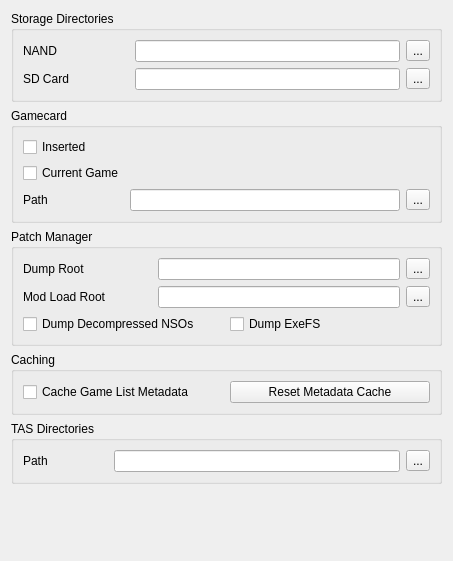
<?xml version="1.0" encoding="UTF-8"?>
<ui version="4.0">
 <class>ConfigureFilesystem</class>
 <widget class="QWidget" name="ConfigureFilesystem">
  <property name="geometry">
   <rect>
    <x>0</x>
    <y>0</y>
    <width>453</width>
    <height>561</height>
   </rect>
  </property>
  <property name="windowTitle">
   <string>Form</string>
  </property>
  <layout class="QVBoxLayout" name="verticalLayout">
   <item>
    <layout class="QVBoxLayout" name="verticalLayout_3">
     <item>
      <widget class="QGroupBox" name="groupBox">
       <property name="title">
        <string>Storage Directories</string>
       </property>
       <layout class="QGridLayout" name="gridLayout">
        <item row="0" column="0">
         <widget class="QLabel" name="label">
          <property name="text">
           <string>NAND</string>
          </property>
         </widget>
        </item>
        <item row="0" column="3">
         <widget class="QToolButton" name="nand_directory_button">
          <property name="text">
           <string>...</string>
          </property>
         </widget>
        </item>
        <item row="0" column="2">
         <widget class="QLineEdit" name="nand_directory_edit"/>
        </item>
        <item row="1" column="2">
         <widget class="QLineEdit" name="sdmc_directory_edit"/>
        </item>
        <item row="1" column="0">
         <widget class="QLabel" name="label_2">
          <property name="text">
           <string>SD Card</string>
          </property>
         </widget>
        </item>
        <item row="1" column="3">
         <widget class="QToolButton" name="sdmc_directory_button">
          <property name="text">
           <string>...</string>
          </property>
         </widget>
        </item>
        <item row="0" column="1">
         <spacer name="horizontalSpacer">
          <property name="orientation">
           <enum>Qt::Horizontal</enum>
          </property>
          <property name="sizeType">
           <enum>QSizePolicy::Maximum</enum>
          </property>
          <property name="sizeHint" stdset="0">
           <size>
            <width>60</width>
            <height>20</height>
           </size>
          </property>
         </spacer>
        </item>
       </layout>
      </widget>
     </item>
     <item>
      <widget class="QGroupBox" name="groupBox_2">
       <property name="title">
        <string>Gamecard</string>
       </property>
       <layout class="QGridLayout" name="gridLayout_2">
        <item row="2" column="1">
         <widget class="QLabel" name="label_3">
          <property name="text">
           <string>Path</string>
          </property>
         </widget>
        </item>
        <item row="2" column="2">
         <widget class="QLineEdit" name="gamecard_path_edit"/>
        </item>
        <item row="0" column="1">
         <widget class="QCheckBox" name="gamecard_inserted">
          <property name="text">
           <string>Inserted</string>
          </property>
         </widget>
        </item>
        <item row="1" column="1">
         <widget class="QCheckBox" name="gamecard_current_game">
          <property name="text">
           <string>Current Game</string>
          </property>
         </widget>
        </item>
        <item row="2" column="3">
         <widget class="QToolButton" name="gamecard_path_button">
          <property name="text">
           <string>...</string>
          </property>
         </widget>
        </item>
       </layout>
      </widget>
     </item>
     <item>
      <widget class="QGroupBox" name="groupBox_4">
       <property name="title">
        <string>Patch Manager</string>
       </property>
       <layout class="QGridLayout" name="gridLayout_4">
        <item row="1" column="2">
         <widget class="QLineEdit" name="load_path_edit"/>
        </item>
        <item row="0" column="2">
         <widget class="QLineEdit" name="dump_path_edit"/>
        </item>
        <item row="0" column="3">
         <widget class="QToolButton" name="dump_path_button">
          <property name="text">
           <string>...</string>
          </property>
         </widget>
        </item>
        <item row="1" column="3">
         <widget class="QToolButton" name="load_path_button">
          <property name="text">
           <string>...</string>
          </property>
         </widget>
        </item>
        <item row="2" column="0" colspan="4">
         <layout class="QHBoxLayout" name="horizontalLayout">
          <item>
           <widget class="QCheckBox" name="dump_nso">
            <property name="text">
             <string>Dump Decompressed NSOs</string>
            </property>
           </widget>
          </item>
          <item>
           <widget class="QCheckBox" name="dump_exefs">
            <property name="text">
             <string>Dump ExeFS</string>
            </property>
           </widget>
          </item>
         </layout>
        </item>
        <item row="1" column="0">
         <widget class="QLabel" name="label_9">
          <property name="text">
           <string>Mod Load Root</string>
          </property>
         </widget>
        </item>
        <item row="0" column="0">
         <widget class="QLabel" name="label_8">
          <property name="text">
           <string>Dump Root</string>
          </property>
         </widget>
        </item>
        <item row="0" column="1">
         <spacer name="horizontalSpacer_2">
          <property name="orientation">
           <enum>Qt::Horizontal</enum>
          </property>
          <property name="sizeType">
           <enum>QSizePolicy::Fixed</enum>
          </property>
          <property name="sizeHint" stdset="0">
           <size>
            <width>40</width>
            <height>20</height>
           </size>
          </property>
         </spacer>
        </item>
       </layout>
      </widget>
     </item>
     <item>
      <widget class="QGroupBox" name="groupBox_5">
       <property name="title">
        <string>Caching</string>
       </property>
       <layout class="QGridLayout" name="gridLayout_5">
        <item row="0" column="0" colspan="2">
         <layout class="QHBoxLayout" name="horizontalLayout_2">
          <item>
           <widget class="QCheckBox" name="cache_game_list">
            <property name="text">
             <string>Cache Game List Metadata</string>
            </property>
           </widget>
          </item>
          <item>
           <widget class="QPushButton" name="reset_game_list_cache">
            <property name="text">
             <string>Reset Metadata Cache</string>
            </property>
           </widget>
          </item>
         </layout>
        </item>
       </layout>
      </widget>
     </item>
      <item>
        <widget class="QGroupBox" name="groupBox">
          <property name="title">
            <string>TAS Directories</string>
          </property>
          <layout class="QGridLayout" name="gridLayout">
            <item row="0" column="0">
              <widget class="QLabel" name="label">
                <property name="text">
                  <string>Path</string>
                </property>
              </widget>
            </item>
            <item row="0" column="3">
              <widget class="QToolButton" name="tas_path_button">
                <property name="text">
                  <string>...</string>
                </property>
              </widget>
            </item>
            <item row="0" column="2">
              <widget class="QLineEdit" name="tas_path_edit"/>
            </item>
            <item row="0" column="1">
              <spacer name="horizontalSpacer">
                <property name="orientation">
                  <enum>Qt::Horizontal</enum>
                </property>
                <property name="sizeType">
                  <enum>QSizePolicy::Maximum</enum>
                </property>
                <property name="sizeHint" stdset="0">
                  <size>
                    <width>60</width>
                    <height>20</height>
                  </size>
                </property>
              </spacer>
            </item>
          </layout>
        </widget>
      </item>
    </layout>
   </item>
   <item>
    <spacer name="verticalSpacer">
     <property name="orientation">
      <enum>Qt::Vertical</enum>
     </property>
     <property name="sizeHint" stdset="0">
      <size>
       <width>20</width>
       <height>40</height>
      </size>
     </property>
    </spacer>
   </item>
  </layout>
 </widget>
 <resources/>
 <connections/>
</ui>
